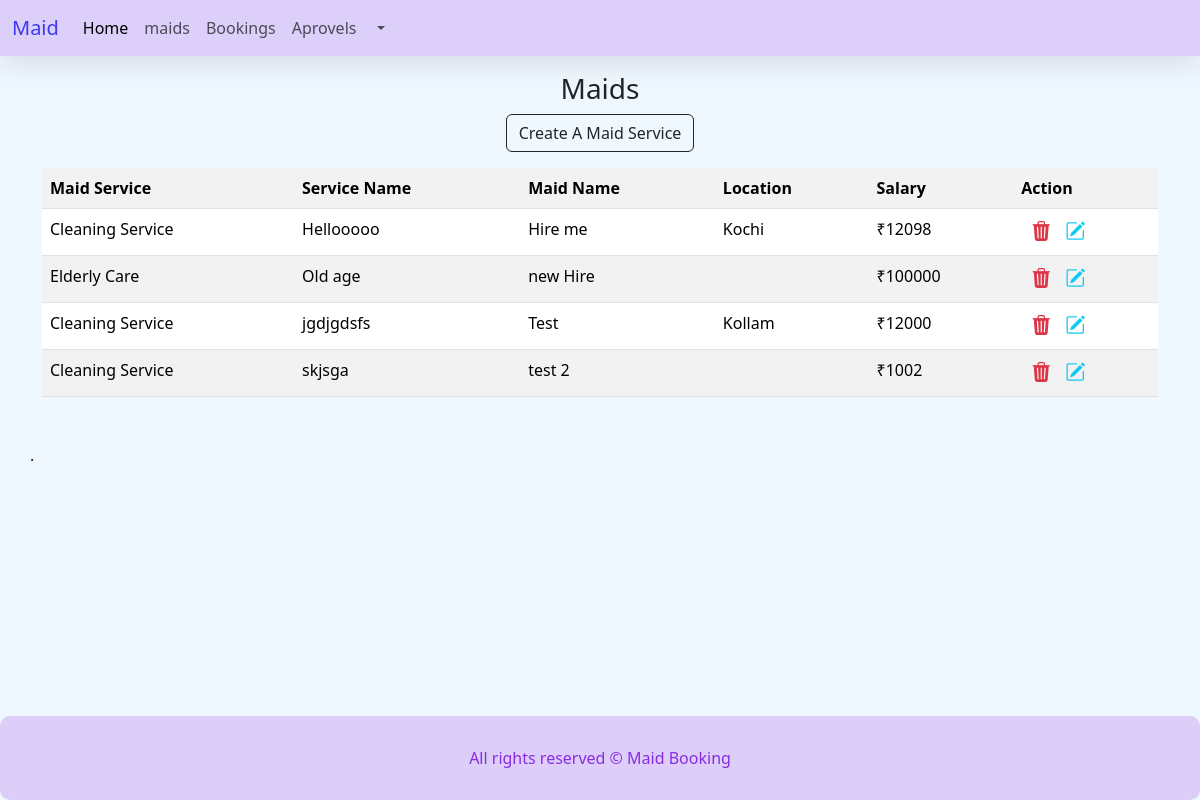
/maids.php, run on the app's committed database.
### tables this page shows
CREATE TABLE IF NOT EXISTS `maid` (
  `id` int(11) NOT NULL,
  `Service` varchar(255) NOT NULL,
  `Hourlyrate` int(11) NOT NULL,
  `monthlyrate` int(11) NOT NULL,
  `Availability` tinyint(1) NOT NULL,
  `Service_Name` varchar(255) NOT NULL,
  `Company_name` varchar(255) NOT NULL,
  `Rating` int(20) NOT NULL,
  `totalrater` int(20) NOT NULL,
  `location` varchar(255) NOT NULL
);

### maids.php (the view, shortened to what this page needs)
<!DOCTYPE html>
<html lang="en">
<head>
    <link href="https://cdn.jsdelivr.net/npm/bootstrap@5.3.2/dist/css/bootstrap.min.css" rel="stylesheet"
>
    <link rel="stylesheet" href="css/styles.css">
        <link rel="stylesheet" href="https://cdn.jsdelivr.net/npm/bootstrap-icons@1.11.1/font/bootstrap-icons.css">
</head>
<body>
    <?php include 'components/adminheadder.php'?>
    <?php include 'dbconnection.php' ?>
    <div class="container mt-3">
        <div class="head">
            <h3>Maids</h3>
            <button class="btn btn-outline-dark" data-bs-toggle="modal" data-bs-target="#exampleModal">Create A Maid Service</button>
        </div>
        <div class="tables mt-3">
            <table class="table table-striped">
                <tr>
                    <th>Maid Service</th>
                    <th>Service Name</th>
                    <th>Maid Name</th>
                    <th>Location</th>
                    <th>Salary</th>
                    <th>Action</th>
                </tr>
                <?php
                    $maids = "SELECT * FROM maid";
                    $rs = $conn->query($maids);
						while($rws = $rs->fetch_assoc()){
                ?>
                <tr>
                    <td><?php echo $rws['Service']?></td>
                    <td><?php echo $rws['Service_Name']?></td>
                    <td><?php echo $rws['Company_name']?></td>
                    <td><?php echo $rws['location']?></td>
                    <td>₹<?php echo $rws['monthlyrate']?></td>
                    <td>
                        <a href="delelemaid.php?id=<?php echo $rws['id']?>" class="text-danger" style="font-size:20px;margin-left:10px;"><i class="bi bi-trash3-fill"></i></a>
                        <a href="updatemaid.php?id=<?php echo $rws['id']?>" class="text-info" style="font-size:20px;margin-left:10px;"><i class="bi bi-pencil-square"></i></a>
                </td>
                </tr>
                <?php
                        }
                ?>
            </table>
        </div>
    </div>
    <?php include 'components/footer.php'?>
</body>
</html>

### css/styles.css (style rules this page uses)
body { background-color: aliceblue; }

### maids.php (style rules this page uses)
.head { text-align: center; }

### data on the page
maid: Service "Cleaning Service", Service_Name "Hellooooo", Company_name "Hire me", location "Kochi", monthlyrate "12098"
maid: Service "Elderly Care", Service_Name "Old age", Company_name "new Hire", monthlyrate "100000"
maid: Service "Cleaning Service", Service_Name "jgdjgdsfs", Company_name "Test", location "Kollam", monthlyrate "12000"
maid: Service "Cleaning Service", Service_Name "skjsga", Company_name "test 2", monthlyrate "1002"
